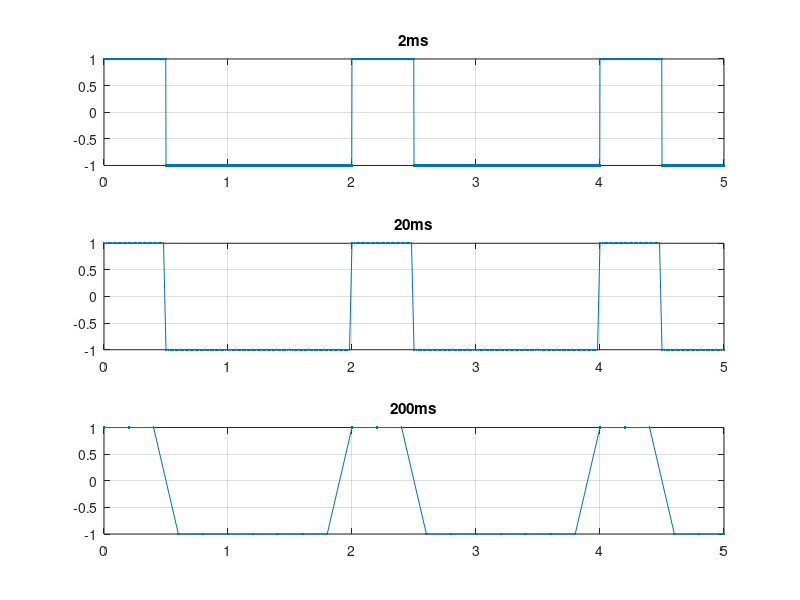

MATLAB code for this plot:
T = 2; 
F = 1/T; 
% 2ms
x = 0:0.002:5; 
a = square(2*pi*F*x, 25); 
subplot(3,1,1),plot(x,a,'.-'), grid, title('2ms');
% 20ms
x = 0:0.02:5;
a = square(2*pi*F*x, 25);
subplot(3,1,2),plot(x,a,'.-'),grid, title('20ms');
% 200ms
x = 0:0.2:5;
a = square(2*pi*F*x, 25);
subplot(3,1,3),plot(x,a, '.-'),grid, title('200ms');